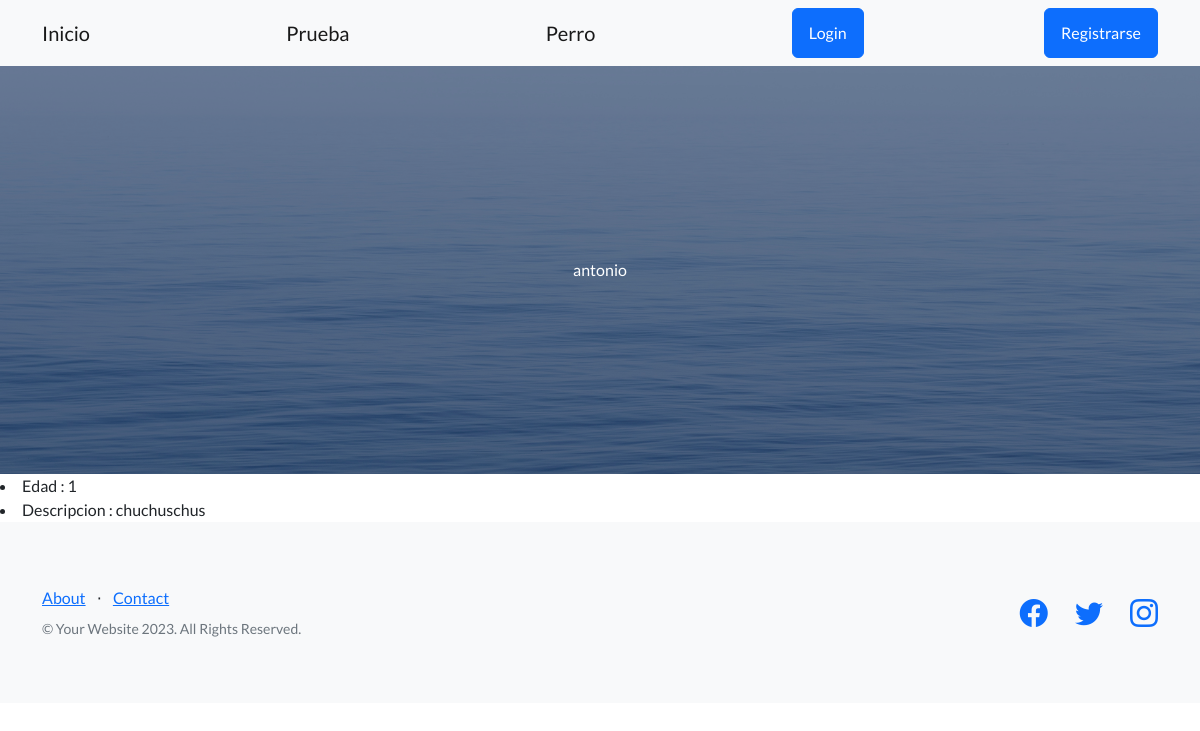
Screenshot of /perro/37/ with the database file from the repository.
### inicio/models.py (models this page shows, shortened)
class Perro(models.Model): #tratar de poner como nombre algo en singular
    nombre = models.CharField(max_length=20)
    edad = models.IntegerField()
    descripcion = models.TextField(null=True)

### inicio/views.py (the view)
# urls.py: path("perro/<int:pk>/",views.MostrarPerro.as_view(), name="mostrar_perro"),
class MostrarPerro(DetailView):
    model = Perro
    template_name ="inicio/CBV/mostrar_perro_CBV.html"

### inicio/templates/inicio/CBV/mostrar_perro_CBV.html (shortened to what this page needs)
{% extends 'bases.html' %}
{% block h1_header %}
{{perro.nombre}}
{% endblock h1_header %}
{% block contenido %}
<li>Edad : {{perro.edad}} </li>
<li>Descripcion : {{perro.descripcion}} </li>
{% endblock contenido %}

### rows the page displays
Perro: nombre "antonio", edad "1", descripcion "chuchuschus"
